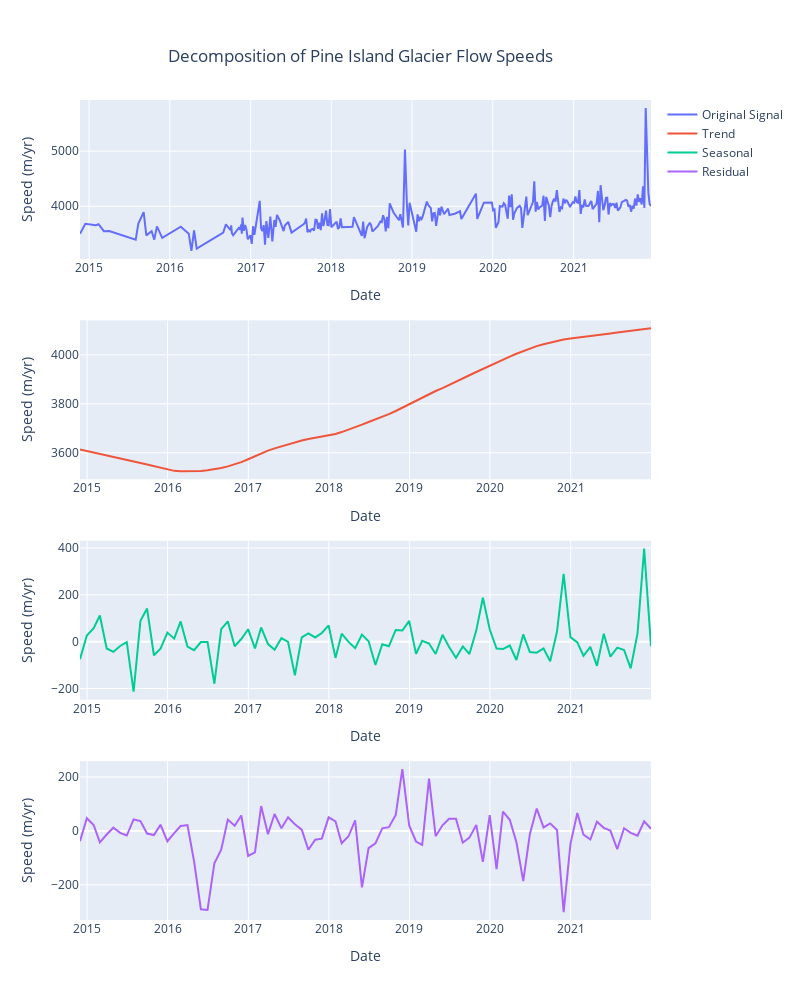

The cell this chart's notebook holds for it:
### Markdown cell above
## Tool usage

### Code cell
decompose(filtered_df)
